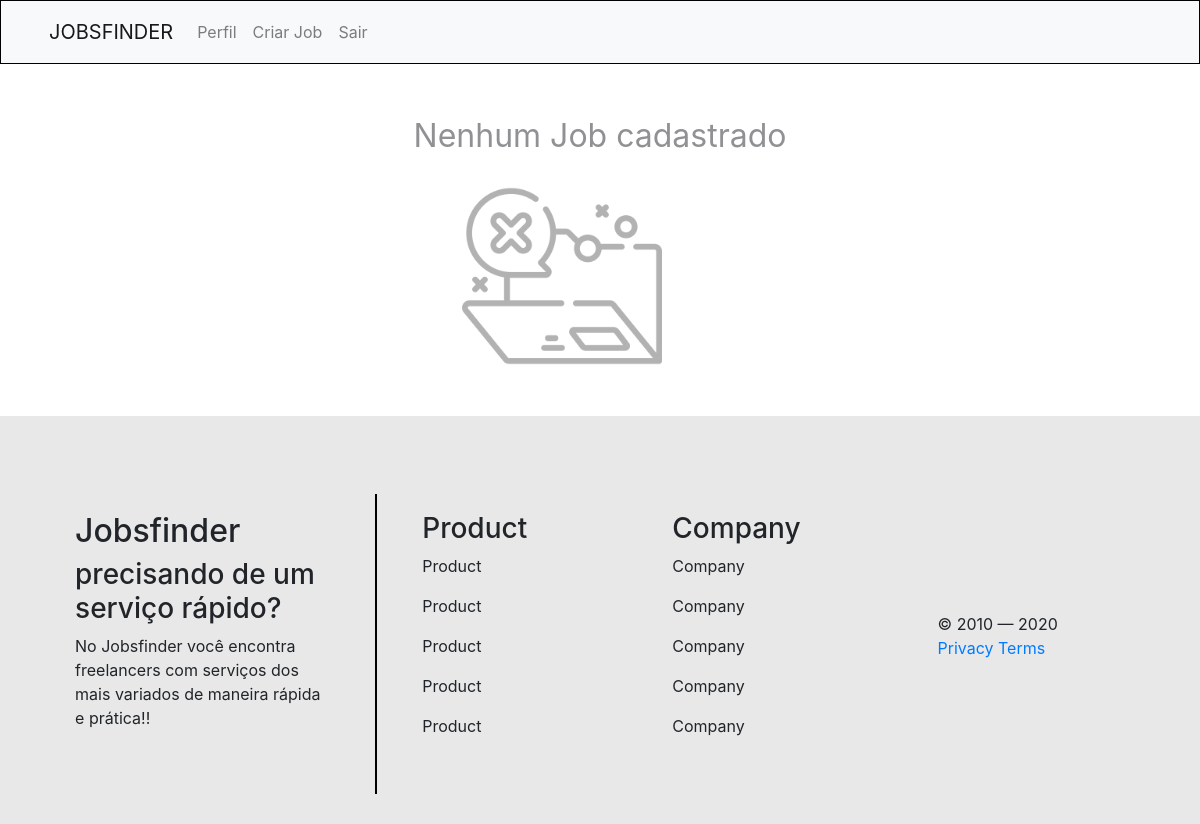
Page / (signed in) on the earlier database version.
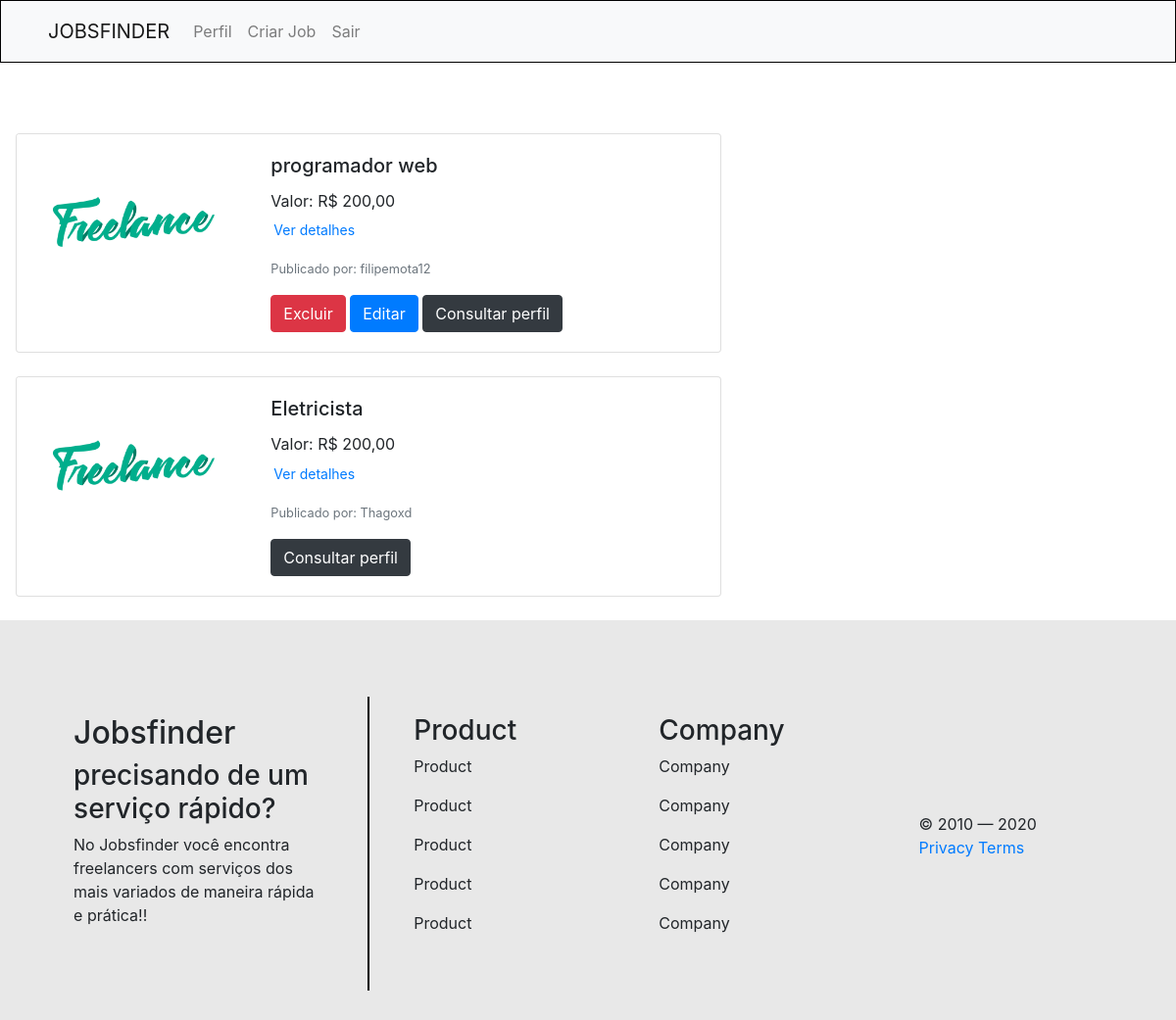
Same page on the later database version.
### app/models/job.py (models this page shows, shortened)
class Job(db.Model):
    __tablename__ = "jobs"
    id = db.Column(db.Integer, primary_key=True)
    name = db.Column(db.String(255), nullable=False )
    category = db.Column(db.String(80), nullable=False )
    valor = db.Column(db.String(), nullable=False)
    desc = db.Column(db.String(), nullable=False )
    outros = db.Column(db.String())
    id_user = db.Column(db.Integer, db.ForeignKey('users.id'))
    name_user = db.Column(db.String(), db.ForeignKey('users.nick_name'))
    identifier = db.Column(db.String(), nullable= False, unique=True)

### app/controllers/router.py (the view)
@app.route('/index/<id>')
@app.route('/home/<id>')
@app.route('/', defaults={ 'id' : None })
def index(id):
    if not current_user.is_authenticated:
        return redirect(url_for('presentation'))
    print(current_user)
    jobs = Job.query.all()
    return render_template('index.html', id=current_user.id, jobs=jobs)

### app/controllers/router.py (called while the page is built)
@login_manager.user_loader
def load_user(user_id):
    return User.query.filter_by(id=user_id).first()

### app/models/user.py (called while the page is built)
    def __repr__(self):
        return "<User %r>" % self.email

### app/templates/index.html (shortened to what this page needs)
<!DOCTYPE html>
<html lang="en">
<head>
  <link rel='stylesheet' href="{{ url_for('static', filename= 'css/bootstrap.min.css' ) }}">
  <link rel='stylesheet' href="{{ url_for('static', filename= 'style.css' ) }}">
</head>
<body class='conteiner-fluid'>
  <nav class="navbar navbar-expand-lg navbar-light bg-light px-5">
    {% if current_user.is_authenticated %}
    <a class="navbar-brand" href="{{ url_for('index', id=current_user) }}">JOBSFINDER</a>
    {% else %}
    <a class="navbar-brand" href="{{ url_for('presentation') }}">JOBSFINDER</a>
    {% endif %}
    <div class="collapse navbar-collapse" id="navbarNav">
      <ul class="navbar-nav col-8">
        {% if current_user.is_authenticated %}
        <li class="nav-item">
          <a class="nav-link" href="{{ url_for('meuperfil') }}">Perfil
          </a>
        </li>
        <li class="nav-item">
          <a class="nav-link" href="{{ url_for('cadastroJobs', id=id) }}">Criar Job</a>
        </li>
        <li class="nav-item">
          <a class="nav-link" href="{{ url_for('logout') }}">Sair</a>
        </li>
        {% endif %}
      </ul>
    </div>
  </nav>
  {% if current_user.is_authenticated %}
  <div class='pt-5'>
    {% for job in jobs %}
  <div class="card mb-3 mt-4 ml-3" style="width: 60%;">
    <div class="row no-gutters">
      <div class="col-md-4">
        <img src="../static/freelance.png" class="card-img" alt="...">
      </div>
      <div class="col-md-8">
        <div class="card-body">
          <h5 class="card-title">{{ job.name }}</h5>
          <p class="card-text">Valor: {{ job.valor }}</p>
          <div class="accordion-item " style="margin-top: -20px; margin-left: -10px;">
            <h2 class="accordion-header" id="headingOne">
              <a class="btn text-primary fs-4" type="button" data-bs-toggle="collapse" data-bs-target="#{{ job.identifier }}" aria-expanded="false" aria-controls="collapseOne">
                <text style="font-size: 14px">Ver detalhes</text>
              </a>
            </h2>
          </div>
          <p class="card-text"><small class="text-muted">Publicado por: {{ job.name_user }}</small></p>
          {% if current_user.id ==job.id_user %}
          <a href="{{ url_for('delete', id_job = job.id) }}"><button class="btn btn-danger">Excluir</button></a>
          <a href="{{ url_for('EditarJobs', id = job.id) }}"><button class='btn btn-primary'>Editar</button></a>
          <a href="{{ url_for('perfil', id = job.id_user) }}"><button class='btn btn-dark'>Consultar perfil</button></a>
          {% else %}
          <a href="{{ url_for('perfil', id = job.id_user) }}"><button class='btn btn-dark'>Consultar perfil</button></a>
          {% endif %}
        </div>
      </div>
    </div>
  </div>
  {% endfor %}
</div>
  {% if not jobs %}
    <div class="d-flex justify-content-center">
      <div><p class="text-center" style="font-size: 32px; opacity: 50%;">Nenhum Job cadastrado</p>
      <img src='../static/pasta.png' class='ml-5 mb-3'style="width: 200px; height:200px; opacity: 30%;"></div>
    </div>
  {% endif %}
  {% endif %}
  <footer style="background: #E8E8E8;" class='pt-5 mt-4'>
    <div class="container text-center text-md-left">
      <div class="row text-center text-md-left">
        <div class="col-md-3 col-lg-3 col-xl-3 mx-auto mt-5">
          <h2>Jobsfinder</h2>
          <h3>precisando de um serviço rápido?</h3>
          <p>No Jobsfinder você encontra freelancers com serviços dos mais variados de maneira rápida e prática!!
          </p>
        </div>
        <div class="linha-vertical"></div>
        <div class="col-md-2 col-lg-2 col-xl-2 mx-auto mt-5">
          <h3>Product</h3>
          <p>
            <a>Product</a>
          </p>
          <p>
            <a>Product</a>
          </p>
          <p>
            <a>Product</a>
          </p>
          <p>
            <a>Product</a>
          </p>
          <p>
            <a>Product</a>
          </p>
        </div>
        <div class="col-md-3 col-lg-2 col-xl-2 mx-auto mt-5">
          <h3>Company</h3>
          <p>
            <a>Company</a>
          </p>
          <p>
            <a>Company</a>
          </p>
          <p>
            <a>Company</a>
          </p>
          <p>
            <a>Company</a>
          </p>
          <p>
            <a>Company</a>
          </p>
        </div>
        <div class="row align-items-center">
          <div class="col-md-7 col-lg-8">
            <p>© 2010 — 2020 <a href="#">Privacy</a> <a href="#">Terms</a>
            </p>
          </div>
        </div>
      </div>
    </div>
  </footer>
</body>
</html>

### app/static/style.css (style rules this page uses)
.navbar { position: relative; height: 64px; background: #FFFFFF; border: 1px solid #000000; box-sizing: border-box; }
.linha-vertical { height: 300px; border-left: 2px solid; margin-top: 30px; margin-bottom: 30px; color:#000000; }

Differences in the rows shown:
added Job: name "programador web", valor "R$ 200,00", name_user "filipemota12"
added Job: name "Eletricista", valor "R$ 200,00", name_user "Thagoxd"
Other differences:
text no longer shown: "Nenhum Job cadastrado"
